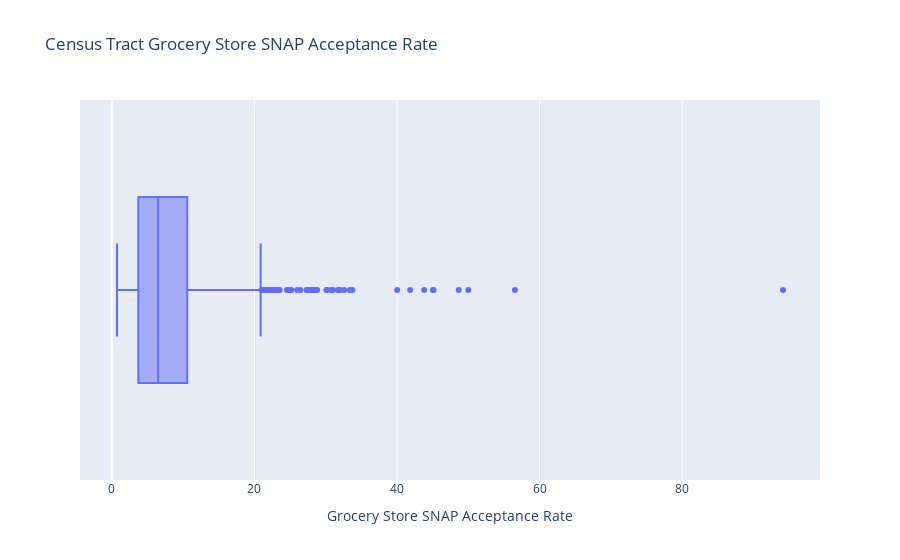

Write notebook code for a chart like this one.
### Code cell
#SNAP Rate
px.box(data_frame = df
       ,x = 'snap_rate', 
       labels ={
                "snap_rate": "Grocery Store SNAP Acceptance Rate"},
       
       title='Census Tract Grocery Store SNAP Acceptance Rate'
       )

### Figure 1 — Plotly figure (JSON) as saved in the notebook; plotly's stock layout.template omitted (floating-point values rounded to 4 significant figures; data arrays with more than 128 entries replaced by an {"elided": "..."} marker saying what was removed)
{"data": [{"alignmentgroup": "True", "hovertemplate": "Grocery Store SNAP Acceptance Rate=%{x}<extra></extra>", "legendgroup": "", "marker": {"color": "#636efa"}, "name": "", "notched": false, "offsetgroup": "", "orientation": "h", "showlegend": false, "type": "box", "x": {"elided": "1587 float values"}, "x0": " ", "xaxis": "x", "y0": " ", "yaxis": "y"}], "layout": {"autosize": true, "boxmode": "group", "legend": {"tracegroupgap": 0}, "title": {"text": "Census Tract Grocery Store SNAP Acceptance Rate"}, "xaxis": {"anchor": "y", "autorange": true, "domain": [0, 1], "range": [-4.467, 99.33], "title": {"text": "Grocery Store SNAP Acceptance Rate"}, "type": "linear"}, "yaxis": {"anchor": "x", "autorange": true, "domain": [0, 1], "range": [-0.5, 0.5], "type": "category"}}}
